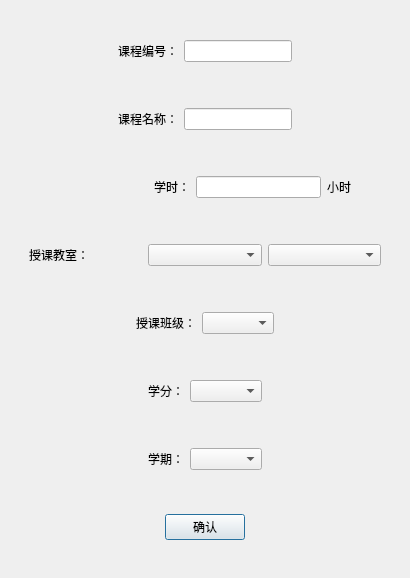
<?xml version="1.0" encoding="UTF-8"?>
<ui version="4.0">
 <class>CourseDialog</class>
 <widget class="QDialog" name="CourseDialog">
  <property name="geometry">
   <rect>
    <x>0</x>
    <y>0</y>
    <width>410</width>
    <height>578</height>
   </rect>
  </property>
  <property name="windowTitle">
   <string>Dialog</string>
  </property>
  <layout class="QGridLayout" name="gridLayout">
   <item row="0" column="0">
    <widget class="QWidget" name="widget_8" native="true">
     <layout class="QGridLayout" name="gridLayout_2">
      <item row="0" column="0">
       <widget class="QWidget" name="widget" native="true">
        <layout class="QHBoxLayout" name="horizontalLayout">
         <item>
          <spacer name="horizontalSpacer_15">
           <property name="orientation">
            <enum>Qt::Horizontal</enum>
           </property>
           <property name="sizeHint" stdset="0">
            <size>
             <width>40</width>
             <height>20</height>
            </size>
           </property>
          </spacer>
         </item>
         <item>
          <widget class="QLabel" name="num_label">
           <property name="text">
            <string>课程编号：</string>
           </property>
          </widget>
         </item>
         <item>
          <widget class="QLineEdit" name="num_lineEdit"/>
         </item>
         <item>
          <spacer name="horizontalSpacer_16">
           <property name="orientation">
            <enum>Qt::Horizontal</enum>
           </property>
           <property name="sizeHint" stdset="0">
            <size>
             <width>40</width>
             <height>20</height>
            </size>
           </property>
          </spacer>
         </item>
        </layout>
       </widget>
      </item>
      <item row="1" column="0">
       <widget class="QWidget" name="widget_2" native="true">
        <layout class="QHBoxLayout" name="horizontalLayout_2">
         <item>
          <spacer name="horizontalSpacer_4">
           <property name="orientation">
            <enum>Qt::Horizontal</enum>
           </property>
           <property name="sizeHint" stdset="0">
            <size>
             <width>40</width>
             <height>20</height>
            </size>
           </property>
          </spacer>
         </item>
         <item>
          <widget class="QLabel" name="name_label">
           <property name="text">
            <string>课程名称：</string>
           </property>
          </widget>
         </item>
         <item>
          <widget class="QLineEdit" name="name_lineEdit"/>
         </item>
         <item>
          <spacer name="horizontalSpacer_5">
           <property name="orientation">
            <enum>Qt::Horizontal</enum>
           </property>
           <property name="sizeHint" stdset="0">
            <size>
             <width>40</width>
             <height>20</height>
            </size>
           </property>
          </spacer>
         </item>
        </layout>
       </widget>
      </item>
      <item row="2" column="0">
       <widget class="QWidget" name="widget_3" native="true">
        <layout class="QHBoxLayout" name="horizontalLayout_3">
         <item>
          <spacer name="horizontalSpacer_3">
           <property name="orientation">
            <enum>Qt::Horizontal</enum>
           </property>
           <property name="sizeHint" stdset="0">
            <size>
             <width>40</width>
             <height>20</height>
            </size>
           </property>
          </spacer>
         </item>
         <item>
          <widget class="QLabel" name="hour_label">
           <property name="text">
            <string>学时：</string>
           </property>
          </widget>
         </item>
         <item>
          <widget class="QLineEdit" name="hour_lineEdit"/>
         </item>
         <item>
          <widget class="QLabel" name="label_4">
           <property name="text">
            <string>小时</string>
           </property>
          </widget>
         </item>
         <item>
          <spacer name="horizontalSpacer_6">
           <property name="orientation">
            <enum>Qt::Horizontal</enum>
           </property>
           <property name="sizeType">
            <enum>QSizePolicy::Fixed</enum>
           </property>
           <property name="sizeHint" stdset="0">
            <size>
             <width>30</width>
             <height>20</height>
            </size>
           </property>
          </spacer>
         </item>
        </layout>
       </widget>
      </item>
      <item row="3" column="0">
       <widget class="QWidget" name="widget_4" native="true">
        <layout class="QHBoxLayout" name="horizontalLayout_4">
         <item>
          <widget class="QLabel" name="room_label">
           <property name="text">
            <string>授课教室：</string>
           </property>
          </widget>
         </item>
         <item>
          <widget class="QComboBox" name="jiao_comboBox"/>
         </item>
         <item>
          <widget class="QComboBox" name="shi_comboBox"/>
         </item>
        </layout>
       </widget>
      </item>
      <item row="4" column="0">
       <widget class="QWidget" name="widget_5" native="true">
        <layout class="QHBoxLayout" name="horizontalLayout_5">
         <item>
          <spacer name="horizontalSpacer_9">
           <property name="orientation">
            <enum>Qt::Horizontal</enum>
           </property>
           <property name="sizeHint" stdset="0">
            <size>
             <width>40</width>
             <height>20</height>
            </size>
           </property>
          </spacer>
         </item>
         <item>
          <widget class="QLabel" name="class_label">
           <property name="text">
            <string>授课班级：</string>
           </property>
          </widget>
         </item>
         <item>
          <widget class="QComboBox" name="class_comboBox"/>
         </item>
         <item>
          <spacer name="horizontalSpacer_10">
           <property name="orientation">
            <enum>Qt::Horizontal</enum>
           </property>
           <property name="sizeHint" stdset="0">
            <size>
             <width>40</width>
             <height>20</height>
            </size>
           </property>
          </spacer>
         </item>
        </layout>
       </widget>
      </item>
      <item row="5" column="0">
       <widget class="QWidget" name="widget_6" native="true">
        <layout class="QHBoxLayout" name="horizontalLayout_6">
         <item>
          <spacer name="horizontalSpacer_11">
           <property name="orientation">
            <enum>Qt::Horizontal</enum>
           </property>
           <property name="sizeHint" stdset="0">
            <size>
             <width>40</width>
             <height>20</height>
            </size>
           </property>
          </spacer>
         </item>
         <item>
          <widget class="QLabel" name="credit_label">
           <property name="text">
            <string>学分：</string>
           </property>
          </widget>
         </item>
         <item>
          <widget class="QComboBox" name="credit_comboBox"/>
         </item>
         <item>
          <spacer name="horizontalSpacer_12">
           <property name="orientation">
            <enum>Qt::Horizontal</enum>
           </property>
           <property name="sizeHint" stdset="0">
            <size>
             <width>40</width>
             <height>20</height>
            </size>
           </property>
          </spacer>
         </item>
        </layout>
       </widget>
      </item>
      <item row="6" column="0">
       <widget class="QWidget" name="widget_7" native="true">
        <layout class="QHBoxLayout" name="horizontalLayout_7">
         <item>
          <spacer name="horizontalSpacer_13">
           <property name="orientation">
            <enum>Qt::Horizontal</enum>
           </property>
           <property name="sizeHint" stdset="0">
            <size>
             <width>40</width>
             <height>20</height>
            </size>
           </property>
          </spacer>
         </item>
         <item>
          <widget class="QLabel" name="semester_label">
           <property name="text">
            <string>学期：</string>
           </property>
          </widget>
         </item>
         <item>
          <widget class="QComboBox" name="semester_comboBox"/>
         </item>
         <item>
          <spacer name="horizontalSpacer_14">
           <property name="orientation">
            <enum>Qt::Horizontal</enum>
           </property>
           <property name="sizeHint" stdset="0">
            <size>
             <width>40</width>
             <height>20</height>
            </size>
           </property>
          </spacer>
         </item>
        </layout>
       </widget>
      </item>
      <item row="7" column="0">
       <widget class="QWidget" name="widget_9" native="true">
        <layout class="QHBoxLayout" name="horizontalLayout_8">
         <item>
          <spacer name="horizontalSpacer">
           <property name="orientation">
            <enum>Qt::Horizontal</enum>
           </property>
           <property name="sizeHint" stdset="0">
            <size>
             <width>122</width>
             <height>20</height>
            </size>
           </property>
          </spacer>
         </item>
         <item>
          <widget class="QPushButton" name="Ok_pushButton">
           <property name="text">
            <string>确认</string>
           </property>
          </widget>
         </item>
         <item>
          <spacer name="horizontalSpacer_2">
           <property name="orientation">
            <enum>Qt::Horizontal</enum>
           </property>
           <property name="sizeHint" stdset="0">
            <size>
             <width>122</width>
             <height>20</height>
            </size>
           </property>
          </spacer>
         </item>
        </layout>
       </widget>
      </item>
     </layout>
    </widget>
   </item>
  </layout>
 </widget>
 <resources/>
 <connections>
  <connection>
   <sender>Ok_pushButton</sender>
   <signal>clicked()</signal>
   <receiver>CourseDialog</receiver>
   <slot>accept()</slot>
   <hints>
    <hint type="sourcelabel">
     <x>204</x>
     <y>524</y>
    </hint>
    <hint type="destinationlabel">
     <x>204</x>
     <y>288</y>
    </hint>
   </hints>
  </connection>
 </connections>
</ui>
